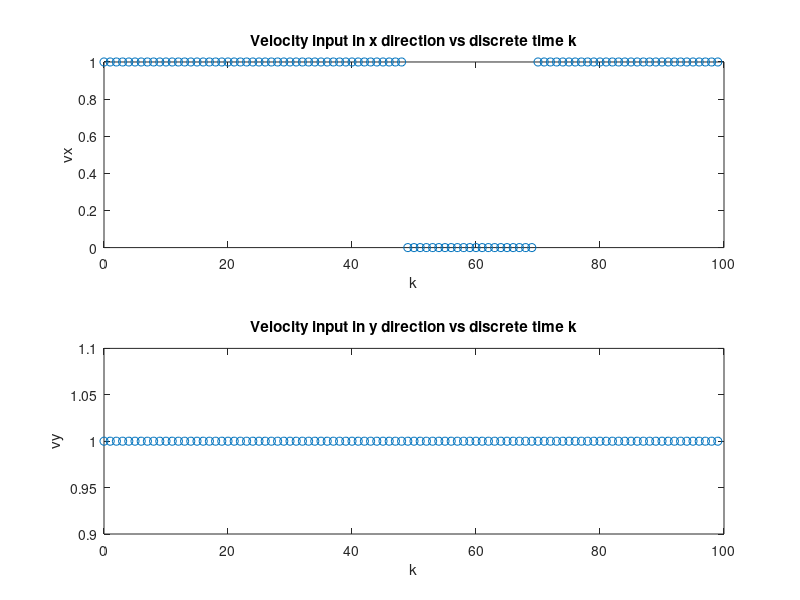
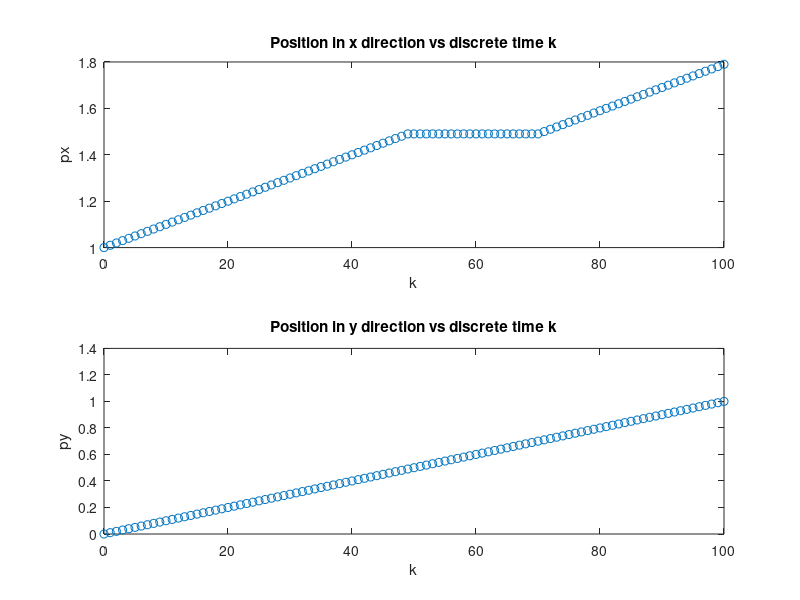
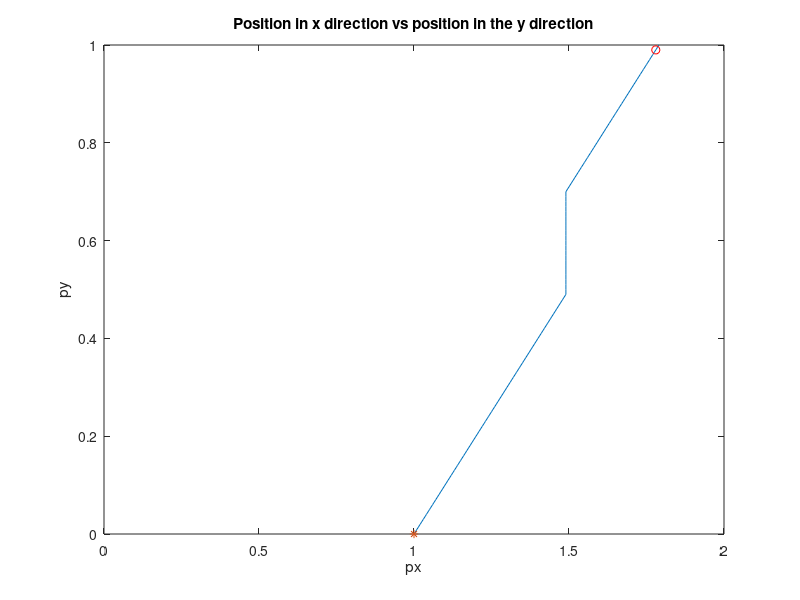

Source code (MATLAB) for these figures, in order:
% ECE 8 Lecture 7 
% Calculate position trajectory of the brick using a discrete-time
% model for any given number of discrete steps
close all;
clear all;

% discrete number of steps to calculate the trajectory
N = 100;

% provide what is needed to calculate the trajectory

% 1) define the initial condition (position)
px0 = 1;
py0 = 0;

% 2) define the input (velocity)

% Simiple if statement case--------------------------------------------
% vx defined as a constant equal to 1
% vx = ones(1,N); 
% vx defined as a step signal that is equal to 1 up to (and including) k =
% 49, and after that is equal to 0
% k = 0;
% for i = 1:N
%     if i < 50
%         vx(i) = 1;
%     else
%         vx(i) = 0;        
%     end
%     % to resolve the dimension issue, do not add an entry to k at i = N
%     if i < N 
%       k(i+1) = k(i) + 1;
%     end
% end
% ------------------------------------------------------------------------


% vx defined as a step signal that is equal to 1 up to (and including) k =
% 49, and after that is equal to 0 but until 70, and after that is back to
% 1

k = 0;
% condition for if would be true if i < 50 OR (which is coded as ||) i > 70
for i = 1:N
    if (i < 50) || (i > 70) 
        vx(i) = 1;
    else
        vx(i) = 0;        
    end
    % to resolve the dimension issue, do not add an entry to k at i = N
    if i < N 
      k(i+1) = k(i) + 1;
    end
end

vy = ones(1,N);

% plot the inputs
figure
subplot(2,1,1) % define a 2x1 figure structure
% put vx vs k in (1,1) entry
plot(k,vx,'o')
xlabel('k')
ylabel('vx')
title('Velocity input in x direction vs discrete time k')

subplot(2,1,2) % define a 2x1 figure structure
% put vy vs k in (2,1) entry
plot(k,vy,'o')
xlabel('k')
ylabel('vy')
title('Velocity input in y direction vs discrete time k')


% 3) define the planar model (in this case)

% px_k+1 = px_k + Delta * vx_k
% py_k+1 = py_k + Delta * vy_k

%  step size (in seconds)
Delta = 0.01;

px = px0; % initialize my trajectory at px0
py = py0; % initialize my trajectory at py0
k = 0; % initialize discrete time vector
for i = 1:N
    % calculate the trajectory for the model
    % px_k+1 = px_k + Delta * vx_k
    px(i+1) = px(i) + Delta * vx(i);
    % py_k+1 = py_k + Delta * vy_k
    py(i+1) = py(i) + Delta * vy(i);
    % populate discrete time vector
    k(i+1) = k(i) + 1;
end

% at this point we would have px from 0 to N

% plot px and py as a function of k in a single figure with two drawings
figure
subplot(2,1,1) % define a 2x1 figure structure
% put px vs k in (1,1) entry
plot(k,px,'o')
xlabel('k')
ylabel('px')
title('Position in x direction vs discrete time k')

subplot(2,1,2) % define a 2x1 figure structure
% put py vs k in (2,1) entry
plot(k,py,'o')
xlabel('k')
ylabel('py')
title('Position in y direction vs discrete time k')


% plot py vs px in a planar plot
figure
plot(px,py) % Plot pairs (px(i),py(i)) one at a time
xlabel('px')
ylabel('py')
title('Position in x direction vs position in the y direction')
axis([0 2 0 1]) % define min for x to be 0, max for x to be 2
                % and define min for y to be 0, and max for y to be 1
% mark initial position
hold on
plot(px(1),py(1),'*')
% mark final position
% if know N, being the last data point
plot(px(N),py(N),'or')
% if we don't know entry number of last data point 
% Nmax = length(px); % for matrices, use function size